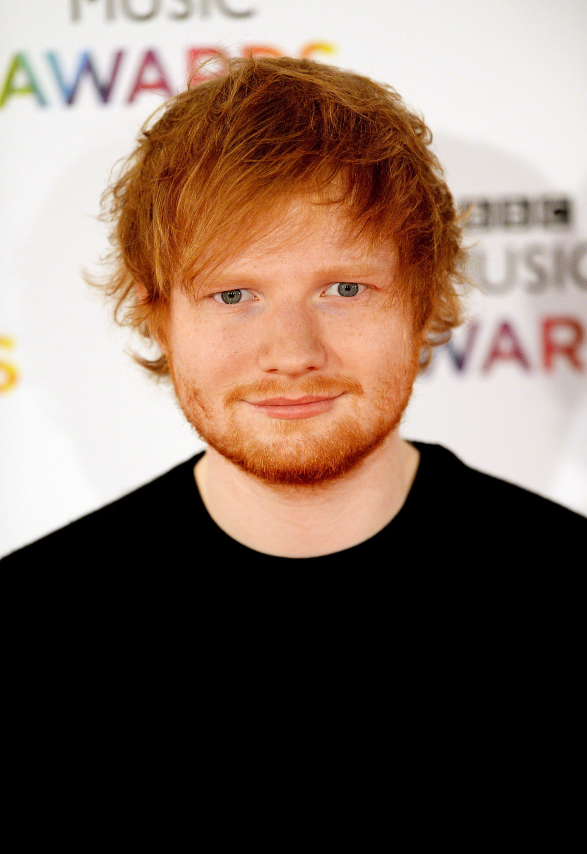
#> input picture Trabalho 1/ed.jpg, 1761 x 2560 px (shown at 1/3 size)
$ python -i processamento.py   (imports and definitions only)
#> lines starting #> are read from the running program, lines starting #| are printed output that depends on the picture; after the words box and inside, x2 and y2 are one past the last pixel; in counts of white or black regions, pixels touching at a corner belong together
import os
import cv2
import numpy as np
import matplotlib.pyplot as plt
import pygame
from pathlib import Path

BASE_DIR = os.path.dirname(os.path.abspath(__file__))
ASSETS_DIR = os.path.join(BASE_DIR, "assets")

# [12 lines left out: functions imread_unicode, abrir_camera, not called in this run]

def converter_cinza(img):
    if len(img.shape) == 2:
        return img.copy()
    return cv2.cvtColor(img, cv2.COLOR_BGR2GRAY)

def converter_negativo(img):
    return cv2.bitwise_not(img)

# [6 lines left out: function converter_binario_otsu, not called in this run]

def filtro_media(img):
    return cv2.blur(img, (5, 5))

def filtro_mediana(img):
    return cv2.medianBlur(img, 5)

def bordas_canny(img):
    gray = converter_cinza(img)
    return cv2.Canny(gray, 100, 200)

# [33 lines left out: functions aplicar_morfologia, mostrar_histograma, contar_objetos, not called in this run]

def calcular_area_perimetro_diametro(img_bin):
    gray = converter_cinza(img_bin)
    _, bin_img = cv2.threshold(gray, 0, 255, cv2.THRESH_BINARY + cv2.THRESH_OTSU)
    contours, _ = cv2.findContours(bin_img, cv2.RETR_EXTERNAL, cv2.CHAIN_APPROX_SIMPLE)
    area_minima = 200
    if len(img_bin.shape) == 2:
        img_display = cv2.cvtColor(img_bin, cv2.COLOR_GRAY2BGR)
    else:
        img_display = img_bin.copy()
    for c in contours:
        area = cv2.contourArea(c)
        if area < area_minima:
            continue
        perimetro = cv2.arcLength(c, True)
        (x, y), diametro = cv2.minEnclosingCircle(c)
        (bx, by, w, h) = cv2.boundingRect(c)
        cv2.drawContours(img_display, [c], -1, (0, 255, 0), 2)
        cv2.putText(img_display, f"A:{area:.0f}", (bx, by - 10), cv2.FONT_HERSHEY_SIMPLEX, 0.5, (255, 255, 0), 1)
        cv2.putText(img_display, f"P:{perimetro:.0f}", (bx, by + h + 15), cv2.FONT_HERSHEY_SIMPLEX, 0.5, (255, 255, 0), 1)
        cv2.putText(img_display, f"D:{diametro:.0f}", (bx + w // 2 - 20, by + h // 2), cv2.FONT_HERSHEY_SIMPLEX, 0.5, (255, 255, 255), 1)
    return img_display

# [152 lines left out: functions rastrear_objeto, detectar_ed_sheeran, not called in this run]

>>> import cv2
>>> picture = cv2.imread('ed.jpg', cv2.IMREAD_GRAYSCALE)
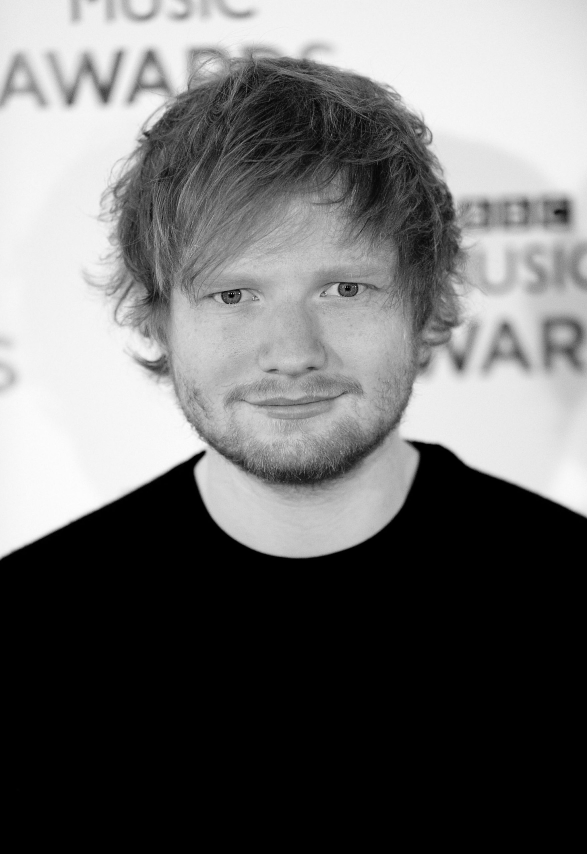
#> picture: shape (2560, 1761) (shown at 1/3 size); min 0, max 255, mean 109
>>> result = calcular_area_perimetro_diametro(picture)
#> in calcular_area_perimetro_diametro, `_, bin_img = cv2.threshold(gray, 0, 255, cv2.THRESH_BINARY + cv2.THRES..`:
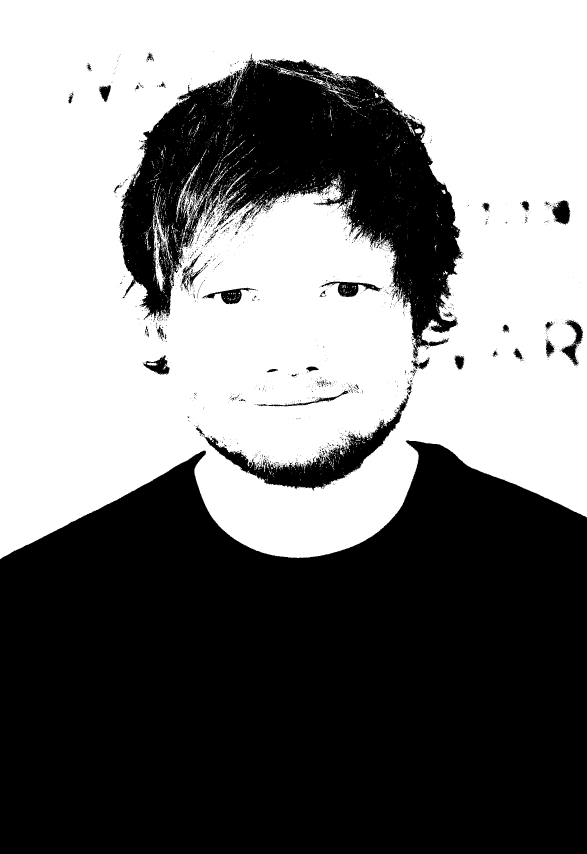
#> bin_img: shape (2560, 1761) (shown at 1/3 size); 49.2% white; 2899 white regions (2773 under 20 px)
#> in calcular_area_perimetro_diametro, `contours, _ = cv2.findContours(bin_img, cv2.RETR_EXTERNAL, cv2.CHAIN_A..`: contours = 1 contour; box (x1, y1, x2, y2) and area: (0, 0, 1761, 1678) 2692530
#> the loop in calcular_area_perimetro_diametro, `for c in contours:` made 1 pass
#> (area, perimetro, x, y, diametro, bx, by, w) on pass 1: (2692530.5, 7644.3, 880, 838.5, 1215.5, 0, 0, 1761)
